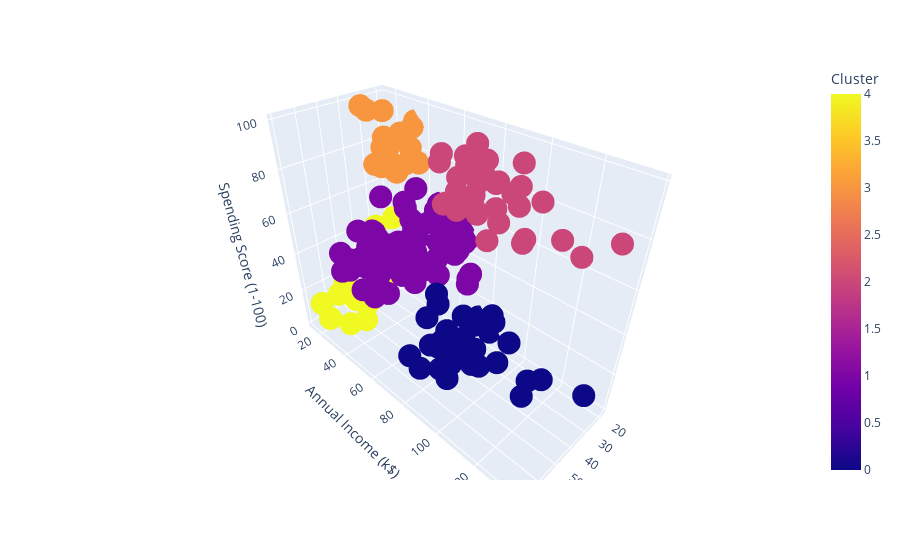

The code cell stored with this chart in its notebook:
### Markdown cell above
## Visualizing

### Code cell
fig = px.scatter_3d(
    data_frame=data,
    x="Age",
    y="Annual Income (k$)",
    z="Spending Score (1-100)",
    color="Cluster",
)
fig.show()

### Figure 1 — Plotly figure (JSON) as saved in the notebook; plotly's stock layout.template omitted (floating-point values rounded to 4 significant figures; data arrays with more than 128 entries replaced by an {"elided": "..."} marker saying what was removed)
{"data": [{"hovertemplate": "Age=%{x}<br>Annual Income (k$)=%{y}<br>Spending Score (1-100)=%{z}<br>Cluster=%{marker.color}<extra></extra>", "legendgroup": "", "marker": {"color": {"elided": "200 int values"}, "coloraxis": "coloraxis", "symbol": "circle"}, "mode": "markers", "name": "", "scene": "scene", "showlegend": false, "type": "scatter3d", "x": {"elided": "200 int values"}, "y": {"elided": "200 int values"}, "z": {"elided": "200 int values"}}], "layout": {"coloraxis": {"colorbar": {"title": {"text": "Cluster"}}, "colorscale": [[0, "#0d0887"], [0.1111, "#46039f"], [0.2222, "#7201a8"], [0.3333, "#9c179e"], [0.4444, "#bd3786"], [0.5556, "#d8576b"], [0.6667, "#ed7953"], [0.7778, "#fb9f3a"], [0.8889, "#fdca26"], [1, "#f0f921"]]}, "legend": {"tracegroupgap": 0}, "margin": {"t": 60}, "scene": {"domain": {"x": [0, 1], "y": [0, 1]}, "xaxis": {"title": {"text": "Age"}}, "yaxis": {"title": {"text": "Annual Income (k$)"}}, "zaxis": {"title": {"text": "Spending Score (1-100)"}}}}}
